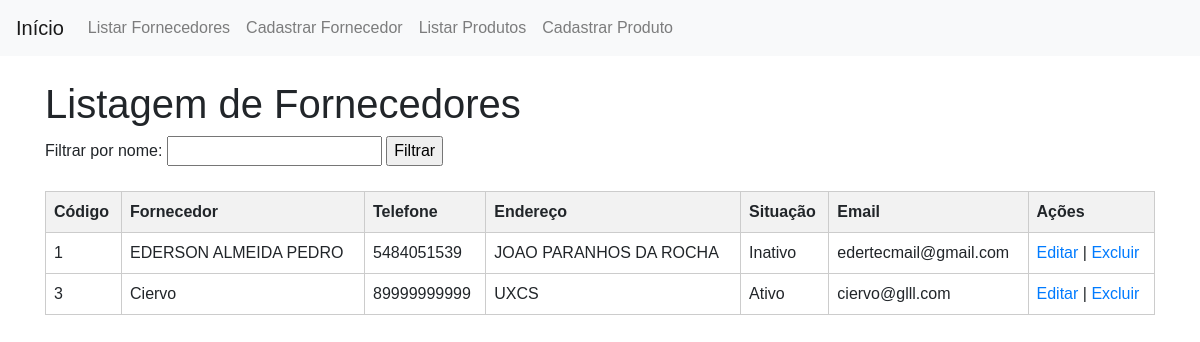
/fornecedor/fornecedores/listar, run on the app's committed database.
### models/fornecedor.py (models this page shows, shortened)
class Fornecedor(db.Model):
    __tablename__ = 'fornecedores'
    codigo = Column(Integer, primary_key=True, autoincrement=True)
    fornecedor = Column(String(100), nullable=False)
    telefone = Column(String(15), nullable=True)
    endereco = Column(String(200), nullable=True)
    situacao = Column(Boolean, default=True)
    email = Column(String(100), nullable=True)

### views/fornecedor_views.py (the view)
@fornecedor_blueprint.route('/fornecedores/listar', methods=['GET'])
def listar_fornecedores():
    fornecedores = Fornecedor.query.all()
    return render_template('fornecedor/listar.html', fornecedores=fornecedores)

### templates/fornecedor/listar.html (shortened to what this page needs)
{% extends "base.html" %}
{% block content %}
    <h1>Listagem de Fornecedores</h1>
    <div>
        <form action="{{ url_for('fornecedor.listar_fornecedores') }}" method="get">
            <label for="filtro">Filtrar por nome:</label>
            <input type="text" id="filtro" name="filtro">
            <input type="submit" value="Filtrar">
        </form>
    </div>
    <table>
        <thead>
            <tr>
                <th>Código</th>
                <th>Fornecedor</th>
                <th>Telefone</th>
                <th>Endereço</th>
                <th>Situação</th>
                <th>Email</th>
                <th>Ações</th>
            </tr>
        </thead>
        <tbody>
            {% for fornecedor in fornecedores %}
                <tr>
                    <td>{{ fornecedor.codigo }}</td>
                    <td>{{ fornecedor.fornecedor }}</td>
                    <td>{{ fornecedor.telefone }}</td>
                    <td>{{ fornecedor.endereco }}</td>
                    <td>{{ 'Ativo' if fornecedor.situacao else 'Inativo' }}</td>
                    <td>{{ fornecedor.email }}</td>
                    <td>
                        <a href="{{ url_for('fornecedor.editar_fornecedor', codigo=fornecedor.codigo) }}">Editar</a> |
                        <a href="{{ url_for('fornecedor.excluir_fornecedor', codigo=fornecedor.codigo) }}">Excluir</a>
                    </td>
                </tr>
            {% endfor %}
        </tbody>
    </table>
{% endblock %}

### templates/fornecedor/listar.html (style rules this page uses)
body { font-family: Arial, sans-serif; }
table { width: 100%; border-collapse: collapse; margin-top: 20px; }
th, td { border: 1px solid #ccc; text-align: left; padding: 8px; }
th { background-color: #f2f2f2; }

### data on the page
Fornecedor: codigo "1", fornecedor "EDERSON ALMEIDA PEDRO", telefone "5484051539", endereco "JOAO PARANHOS DA ROCHA", situacao "Inativo", email "edertecmail@gmail.com"
Fornecedor: codigo "3", fornecedor "Ciervo", telefone "89999999999", endereco "UXCS", situacao "Ativo", email "ciervo@glll.com"
